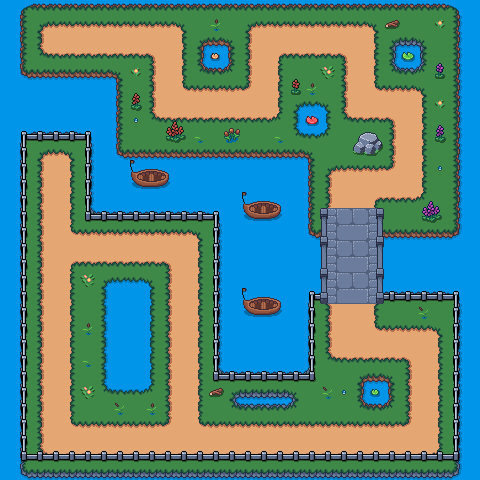

A level layout from a 2D game, rendered from its tile map. Below: a short description, then the map file with tile-grid data replaced by summaries:
An orthogonal 30x30 tile map with 16x16 px tiles, 5 tile layers (Water, ground, foilage, fences, ...), 13 tilesets.

<map version="1.10" tiledversion="1.11.0" class="test" orientation="orthogonal" renderorder="right-down" width="30" height="30" tilewidth="16" tileheight="16" infinite="0" nextlayerid="10" nextobjectid="1">
 <tileset firstgid="1" name="grass" tilewidth="16" tileheight="16" tilecount="80" columns="8">
  <image source="Grass_Tiles_1.png" width="128" height="160" />
 </tileset>
 <tileset firstgid="81" name="water" tilewidth="16" tileheight="16" tilecount="1" columns="1">
  <image source="Water_Middle.png" width="16" height="16" />
 </tileset>
 <tileset firstgid="82" name="water" tilewidth="16" tileheight="16" tilecount="15" columns="3">
  <image source="Water_Tile_1.png" width="48" height="80" />
 </tileset>
 <tileset firstgid="97" name="grass" tilewidth="16" tileheight="16" tilecount="1" columns="1">
  <image source="Grass_1_Middle.png" width="16" height="16" />
 </tileset>
 <tileset firstgid="98" name="bridges" tilewidth="16" tileheight="16" tilecount="36" columns="9">
  <image source="Bridge_Wood.png" width="144" height="64" />
 </tileset>
 <tileset firstgid="134" name="Fences" tilewidth="16" tileheight="16" tilecount="16" columns="4">
  <image source="Fences.png" width="64" height="64" />
 </tileset>
 <tileset firstgid="150" name="Bridge_Stone_Horizontal" tilewidth="16" tileheight="16" tilecount="84" columns="12">
  <image source="Bridge_Stone_Horizontal.png" width="192" height="112" />
 </tileset>
 <tileset firstgid="234" name="Bridge_Stone_Vertical" tilewidth="16" tileheight="16" tilecount="24" columns="4">
  <image source="Bridge_Stone_Vertical.png" width="64" height="96" />
 </tileset>
 <tileset firstgid="258" name="Boat" tilewidth="16" tileheight="16" tilecount="9" columns="3">
  <image source="Boat.png" width="48" height="48" />
 </tileset>
 <tileset firstgid="267" name="Hay_Bales" tilewidth="16" tileheight="16" tilecount="3" columns="3">
  <image source="Hay_Bales.png" width="48" height="16" />
 </tileset>
 <tileset firstgid="270" name="Outdoor_Decor" tilewidth="16" tileheight="16" tilecount="234" columns="9">
  <image source="Outdoor_Decor.png" width="144" height="416" />
 </tileset>
 <tileset firstgid="504" name="Stone_Fence_Big" tilewidth="16" tileheight="16" tilecount="16" columns="4">
  <image source="Stone_Fence_Big.png" width="64" height="64" />
 </tileset>
 <tileset firstgid="520" name="Stone_Fence_Small" tilewidth="16" tileheight="16" tilecount="16" columns="4">
  <image source="Stone_Fence_Small.png" width="64" height="64" />
 </tileset>
 <layer id="1" name="Water" width="30" height="30">
  <data>[900 cells, 900 non-empty, 1 distinct tile ids]</data>
 </layer>
 <layer id="2" name="ground" width="30" height="30">
  <data>[900 cells, 703 non-empty, 52 distinct tile ids]</data>
 </layer>
 <layer id="6" name="foilage" width="30" height="30">
  <data>[900 cells, 46 non-empty, 32 distinct tile ids]</data>
 </layer>
 <layer id="8" name="fences" width="30" height="30">
  <data>[900 cells, 100 non-empty, 6 distinct tile ids]</data>
 </layer>
 <layer id="3" name="bridge" width="30" height="30">
  <data>[900 cells, 24 non-empty, 24 distinct tile ids]</data>
 </layer>
</map>
